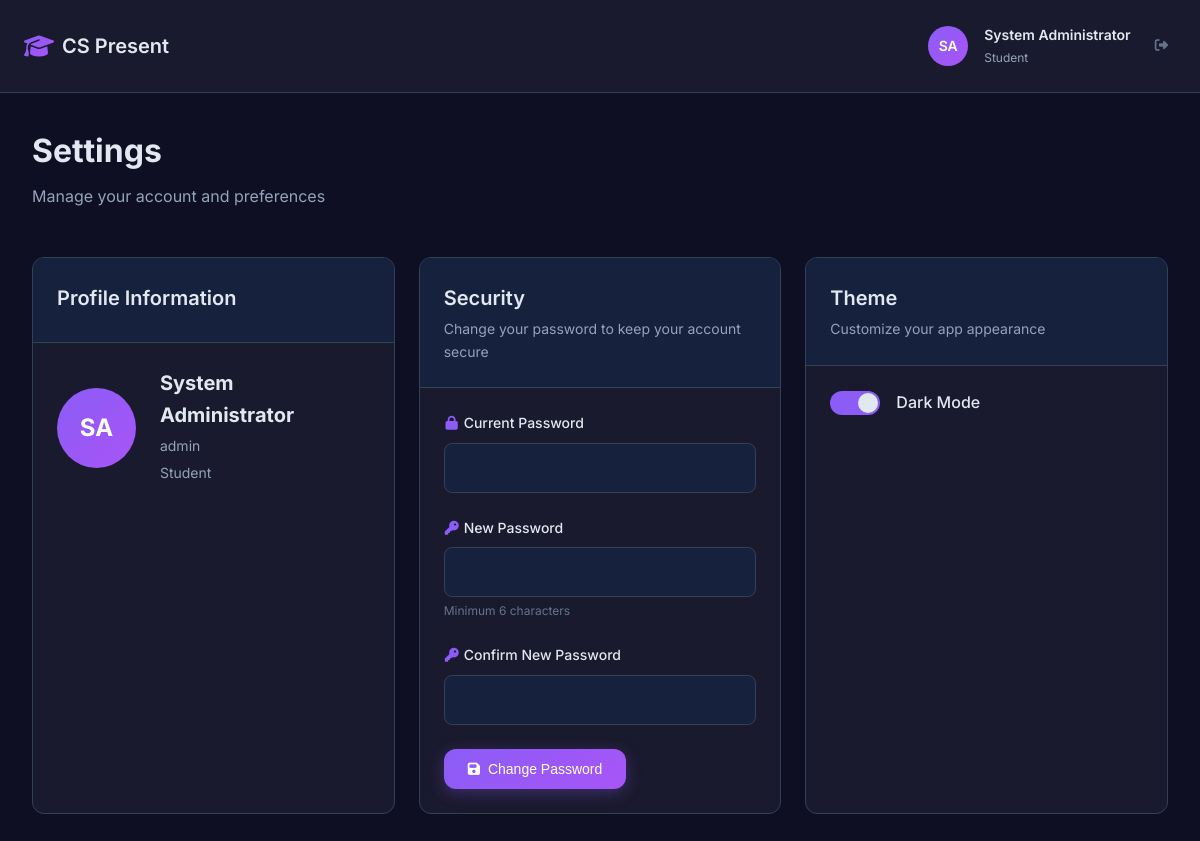
/settings (signed in), run on the app's committed database.
### models.py (models this page shows, shortened)
class User(db.Model):
    id = db.Column(db.Integer, primary_key=True)
    full_name = db.Column(db.String(100), nullable=False)
    matric_number = db.Column(db.String(20), unique=True, nullable=False)
    password = db.Column(db.String(255), nullable=False)
    role = db.Column(db.String(20), nullable=False, default='student')  # 'student' or 'admin'
    profile_picture = db.Column(db.String(255), default='default-avatar.png')
    created_at = db.Column(db.DateTime, default=datetime.utcnow)
    enrollments = db.relationship('Enrollment', backref='user', lazy=True, cascade='all, delete-orphan')
    attendance_records = db.relationship('AttendanceRecord', backref='user', lazy=True, cascade='all, delete-orphan')
    announcements = db.relationship('Announcement', backref='author', lazy=True)
    notification_reads = db.relationship('AnnouncementRead', backref='user', lazy=True, cascade='all, delete-orphan')

### app.py (the view)
@app.route("/settings")
@login_required
def settings():
    user = User.query.get(session["user_id"])
    return render_template("student/settings.html", user=user)

### app.py (called while the page is built)
def login_required(f):
    @wraps(f)
    def decorated_function(*args, **kwargs):
        if "user_id" not in session:
            return redirect(url_for("login"))
        return f(*args, **kwargs)
    return decorated_function

### templates/student/settings.html (shortened to what this page needs)
{% extends "base.html" %}
{% block content %}
<div class="app-layout">
    <div class="app-header">
        <div class="header-content">
            <div class="header-left">
                <a href="{{ url_for('dashboard') }}" class="header-logo">
                    <i class="fas fa-graduation-cap"></i>
                    <span>CS Present</span>
                </a>
            </div>
            <div class="header-user">
                <div class="user-avatar">
                    {{ user.full_name.split()[0][0] }}{{ user.full_name.split()[1][0] if user.full_name.split()|length > 1 else '' }}
                </div>
                <div class="user-info">
                    <h3>{{ user.full_name }}</h3>
                    <p>Student</p>
                </div>
                <button class="logout-btn" onclick="window.location.href='{{ url_for('logout') }}'">
                    <i class="fas fa-sign-out-alt"></i>
                </button>
            </div>
        </div>
    </div>
    <div class="main-content">
        <div class="page-header">
            <h1 class="page-title">Settings</h1>
            <p class="page-subtitle">Manage your account and preferences</p>
        </div>
        <div class="settings-grid">
            <div class="card">
                <div class="card-header">
                    <h3 class="card-title">Profile Information</h3>
                </div>
                <div class="card-body">
                    <div class="profile-info">
                        <div class="profile-avatar">
                            {{ user.full_name.split()[0][0] }}{{ user.full_name.split()[1][0] if user.full_name.split()|length > 1 else '' }}
                        </div>
                        <div class="profile-details">
                            <h3>{{ user.full_name }}</h3>
                            <p>{{ user.matric_number }}</p>
                            <p>Student</p>
                        </div>
                    </div>
                </div>
            </div>
            <div class="card">
                <div class="card-header">
                    <h3 class="card-title">Security</h3>
                    <p class="card-subtitle">Change your password to keep your account secure</p>
                </div>
                <div class="card-body">
                    <form id="change-password-form" onsubmit="handlePasswordChange(event)">
                        <div class="form-group">
                            <label for="current_password">
                                <i class="fas fa-lock"></i>
                                Current Password
                            </label>
                            <input type="password" id="current_password" name="current_password" required>
                        </div>
                        <div class="form-group">
                            <label for="new_password">
                                <i class="fas fa-key"></i>
                                New Password
                            </label>
                            <input type="password" id="new_password" name="new_password" required minlength="6">
                            <small class="form-hint">Minimum 6 characters</small>
                        </div>
                        <div class="form-group">
                            <label for="confirm_password">
                                <i class="fas fa-key"></i>
                                Confirm New Password
                            </label>
                            <input type="password" id="confirm_password" name="confirm_password" required minlength="6">
                        </div>
                        <button type="submit" class="btn btn-primary">
                            <i class="fas fa-save"></i>
                            Change Password
                        </button>
                    </form>
                </div>
            </div>
            <div class="card">
                <div class="card-header">
                    <h3 class="card-title">Theme</h3>
                    <p class="card-subtitle">Customize your app appearance</p>
                </div>
                <div class="card-body">
                    <div class="theme-toggle">
                        <label class="toggle-label">
                            <span class="toggle-slider"></span>
                            Dark Mode
                        </label>
                    </div>
                </div>
            </div>
        </div>
    </div>
</div>
{% endblock %}

### templates/student/settings.html (style rules this page uses)
.settings-grid { display: grid; grid-template-columns: repeat(auto-fit, minmax(300px, 1fr)); gap: var(--spacing-lg); }
.profile-info { display: flex; align-items: center; gap: var(--spacing-lg); }
.profile-avatar { width: 80px; height: 80px; border-radius: 50%; background: var(--accent-gradient); display: flex; align-items: center; justify-content: center; color: white; font-weight: 700; font-size: 1.5rem; }
.profile-details h3 { font-size: 1.25rem; color: var(--text-primary); margin-bottom: var(--spacing-xs); }
.profile-details p { color: var(--text-secondary); font-size: 0.875rem; margin-bottom: var(--spacing-xs); }
.theme-toggle { display: flex; align-items: center; }
.toggle-label { display: flex; align-items: center; gap: var(--spacing-md); cursor: pointer; color: var(--text-primary); font-weight: 500; }
.toggle-slider { width: 50px; height: 24px; background: var(--border-color); border-radius: 12px; position: relative; transition: all 0.3s ease; }
.toggle-slider:before { content: ''; position: absolute; width: 20px; height: 20px; border-radius: 50%; background: var(--text-primary); top: 2px; left: 2px; transition: all 0.3s ease; }
.toggle-label input:checked + .toggle-slider { background: var(--accent-primary); }
.toggle-label input:checked + .toggle-slider:before { transform: translateX(26px); }
.form-group { margin-bottom: var(--spacing-lg); }
.form-group label { display: flex; align-items: center; gap: var(--spacing-xs); font-weight: 500; color: var(--text-primary); margin-bottom: var(--spacing-sm); font-size: 0.875rem; }
.form-group label i { color: var(--accent-primary); width: 16px; text-align: center; }
.form-group input { width: 100%; padding: var(--spacing-md); background: var(--bg-tertiary); border: 1px solid var(--border-color); border-radius: var(--radius-md); color: var(--text-primary); font-size: 0.875rem; transition: all 0.2s ease; }
.form-hint { color: var(--text-muted); font-size: 0.75rem; margin-top: var(--spacing-xs); display: block; }
.card-subtitle { color: var(--text-secondary); font-size: 0.875rem; font-weight: normal; margin-top: var(--spacing-xs); }

### data on the page
User: full_name "S", full_name.split|length "A", full_name "System Administrator", matric_number "admin"
